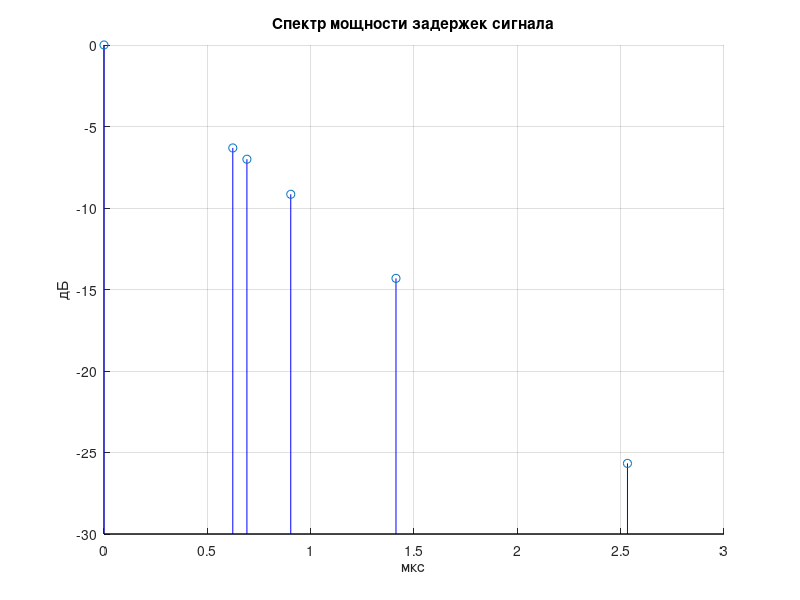

Here is the MATLAB script that generated this plot:
function exponentialProfile()

    tay_max = 3;% mcs
    tay_max = tay_max / 10^6;
    
    tay_slope = 1/7 * tay_max;
    
    
    %t = linspace(0,tay_max, 1000);
    
    %prof = exp(-t/tay_slope);
    
    %time_moments = [0, sort(rand(1,5) * tay_max)];
    
    %tMcsec = time_moments * 10^6;
    
    %prof = exp(-time_moments / tay_slope);
    %prof = 10 * log10(prof);
    
    time_moments = [0, 0.6232, 0.6915, 0.9037, 1.4128, 2.5329];

    time_moments = time_moments; % convert to sec
    prof = [0, -6.3155, -7.007, -9.1581, -14.3164, -25.6675];
    
    hold on; grid on;
    stem(time_moments, prof, 'BaseValue', -30, 'Color', 'Blue');
    title('Спектр мощности задержек сигнала');
    xlabel('мкс');
    ylabel('дБ');

end